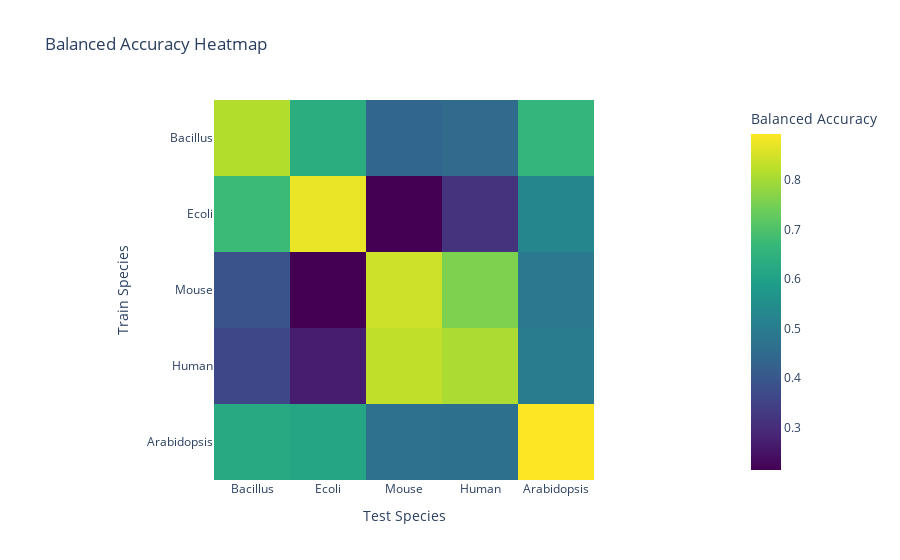
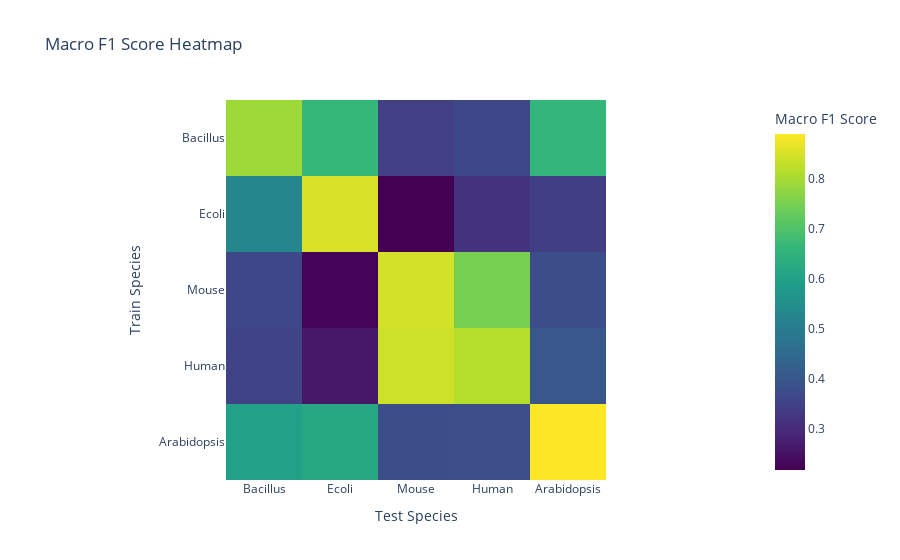

Notebook code for these charts, in order:
### Code cell
balanced_accuracy_df = pd.DataFrame(bal_acc_table, index=['Bacillus', 'Ecoli', 'Mouse', 'Human', 'Arabidopsis'])
macro_f1_df = pd.DataFrame(f1_table, index=['Bacillus', 'Ecoli', 'Mouse', 'Human', 'Arabidopsis'])

fig_balanced_accuracy = px.imshow(balanced_accuracy_df,
                                  labels=dict(x="Test Species", y="Train Species", color="Balanced Accuracy"),
                                  color_continuous_scale='Viridis',
                                  title="Balanced Accuracy Heatmap")
fig_balanced_accuracy.show()

fig_macro_f1 = px.imshow(macro_f1_df,
                         labels=dict(x="Test Species", y="Train Species", color="Macro F1 Score"),
                         color_continuous_scale='Viridis',
                         title="Macro F1 Score Heatmap")
fig_macro_f1.show()

### Figure 1 — Plotly figure (JSON) as saved in the notebook; plotly's stock layout.template omitted (floating-point values rounded to 4 significant figures)
{"data": [{"coloraxis": "coloraxis", "hovertemplate": "Test Species: %{x}<br>Train Species: %{y}<br>Balanced Accuracy: %{z}<extra></extra>", "name": "0", "type": "heatmap", "x": ["Bacillus", "Ecoli", "Mouse", "Human", "Arabidopsis"], "xaxis": "x", "y": ["Bacillus", "Ecoli", "Mouse", "Human", "Arabidopsis"], "yaxis": "y", "z": [[0.8148, 0.6358, 0.4389, 0.4483, 0.6594], [0.6742, 0.8739, 0.2142, 0.3148, 0.5265], [0.3898, 0.2138, 0.8418, 0.7565, 0.4903], [0.3611, 0.2701, 0.829, 0.8079, 0.4962], [0.6247, 0.6127, 0.4652, 0.4643, 0.893]]}], "layout": {"coloraxis": {"colorbar": {"title": {"text": "Balanced Accuracy"}}, "colorscale": [[0, "#440154"], [0.1111, "#482878"], [0.2222, "#3e4989"], [0.3333, "#31688e"], [0.4444, "#26828e"], [0.5556, "#1f9e89"], [0.6667, "#35b779"], [0.7778, "#6ece58"], [0.8889, "#b5de2b"], [1, "#fde725"]]}, "title": {"text": "Balanced Accuracy Heatmap"}, "xaxis": {"anchor": "y", "constrain": "domain", "domain": [0, 1], "scaleanchor": "y", "title": {"text": "Test Species"}}, "yaxis": {"anchor": "x", "autorange": "reversed", "constrain": "domain", "domain": [0, 1], "title": {"text": "Train Species"}}}}

### Figure 2 — Plotly figure (JSON) as saved in the notebook; plotly's stock layout.template omitted (floating-point values rounded to 4 significant figures)
{"data": [{"coloraxis": "coloraxis", "hovertemplate": "Test Species: %{x}<br>Train Species: %{y}<br>Macro F1 Score: %{z}<extra></extra>", "name": "0", "type": "heatmap", "x": ["Bacillus", "Ecoli", "Mouse", "Human", "Arabidopsis"], "xaxis": "x", "y": ["Bacillus", "Ecoli", "Mouse", "Human", "Arabidopsis"], "yaxis": "y", "z": [[0.7905, 0.6661, 0.3461, 0.3652, 0.6631], [0.5265, 0.8508, 0.217, 0.314, 0.3422], [0.3632, 0.2243, 0.846, 0.7499, 0.3752], [0.3556, 0.2609, 0.8404, 0.815, 0.4022], [0.599, 0.6214, 0.3751, 0.3806, 0.8899]]}], "layout": {"coloraxis": {"colorbar": {"title": {"text": "Macro F1 Score"}}, "colorscale": [[0, "#440154"], [0.1111, "#482878"], [0.2222, "#3e4989"], [0.3333, "#31688e"], [0.4444, "#26828e"], [0.5556, "#1f9e89"], [0.6667, "#35b779"], [0.7778, "#6ece58"], [0.8889, "#b5de2b"], [1, "#fde725"]]}, "title": {"text": "Macro F1 Score Heatmap"}, "xaxis": {"anchor": "y", "constrain": "domain", "domain": [0, 1], "scaleanchor": "y", "title": {"text": "Test Species"}}, "yaxis": {"anchor": "x", "autorange": "reversed", "constrain": "domain", "domain": [0, 1], "title": {"text": "Train Species"}}}}
